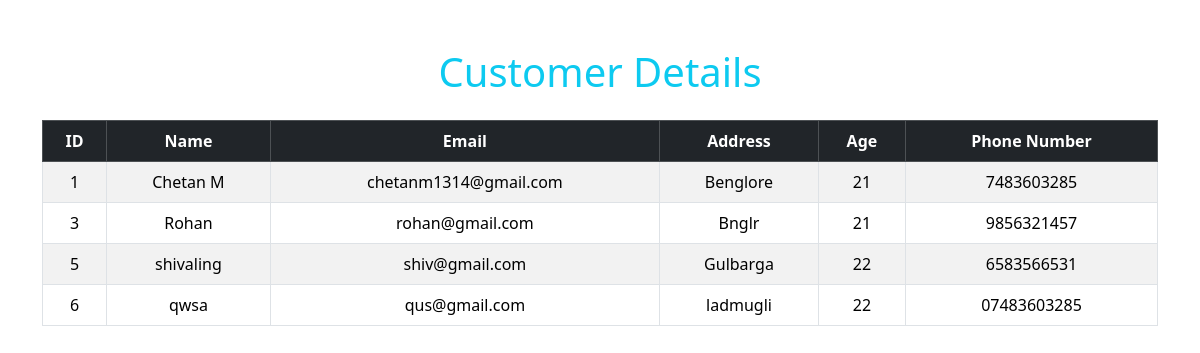
The app's page /search/ with its own data.
### myapp/models.py (models this page shows, shortened)
class CustomerDetails(models.Model):
    name = models.CharField(max_length=50)
    email = models.EmailField(help_text="Example:xyz_01@gmail.com")
    address = models.TextField()
    age = models.IntegerField()
    pno = models.CharField(max_length=10, null=True, blank=True)

### myapp/views.py (the view)
# urls.py: path('search/', views.customer_search, name="search"),
def customer_search(request):
    database_obj = CustomerDetails.objects.all()
    context = {'data': database_obj}
    return render(request,'customerSearch.html',context)

### myapp/templates/customerSearch.html (shortened to what this page needs)
<!DOCTYPE html>
<html lang="en">
<head>
    {% load bootstrap5 %}
    {% bootstrap_css %}
</head>
<body>
    <div class="container mt-5">
        <h1 class="text-center text-info mb-4">Customer Details</h1>
        <table class="table table-bordered table-hover table-striped text-center align-middle">
            <thead class="table-dark">
                <tr>
                    <th>ID</th>
                    <th>Name</th>
                    <th>Email</th>
                    <th>Address</th>
                    <th>Age</th>
                    <th>Phone Number</th>
                </tr>
            </thead>
            <tbody>
                {% for customer in data %}
                <tr>
                    <td>{{ customer.id }}</td>
                    <td>{{ customer.name }}</td>
                    <td>{{ customer.email }}</td>
                    <td>{{ customer.address }}</td>
                    <td>{{ customer.age }}</td>
                    <td>{{ customer.pno }}</td>
                </tr>
                {% empty %}
                <tr>
                    <td colspan="6" class="text-center">No customer data available.</td>
                </tr>
                {% endfor %}
            </tbody>
        </table>
    </div>
</body>
</html>

### records on screen
CustomerDetails: id "1", name "Chetan M", email "chetanm1314@gmail.com", address "Benglore", age "21", pno "7483603285"
CustomerDetails: id "3", name "Rohan", email "rohan@gmail.com", address "Bnglr", age "21", pno "9856321457"
CustomerDetails: id "5", name "shivaling", email "shiv@gmail.com", address "Gulbarga", age "22", pno "6583566531"
CustomerDetails: id "6", name "qwsa", email "qus@gmail.com", address "ladmugli", age "22", pno "07483603285"
